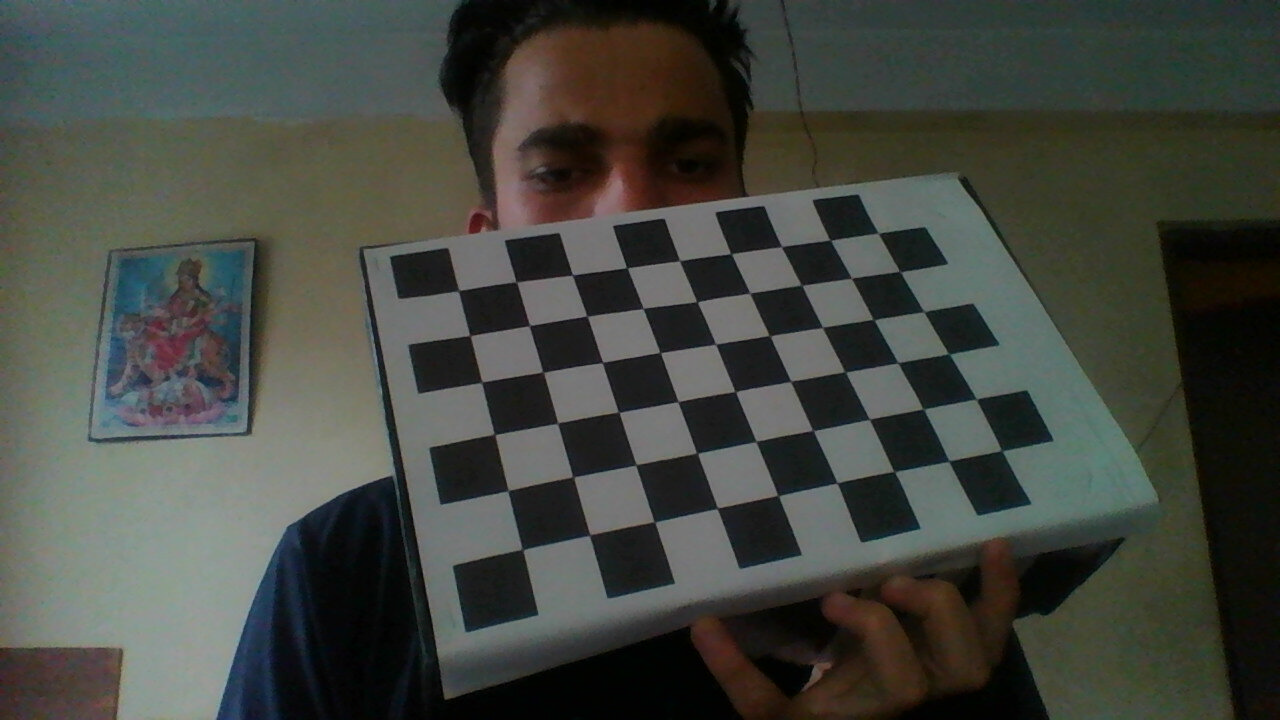
#> input picture image_enhancement/calibration_files/images/2017-05-15-135635.jpg, 1280 x 720 px; its folder holds 4 pictures in this run
$ python calib.py   (Python 2 division)
#> lines starting #> are read from the running program, lines starting #| are printed output that depends on the picture; after the words box and inside, x2 and y2 are one past the last pixel; in counts of white or black regions, pixels touching at a corner belong together
import numpy as np
import cv2
import glob
import pickle

# termination criteria
criteria = (cv2.TERM_CRITERIA_EPS + cv2.TERM_CRITERIA_MAX_ITER, 30, 0.001)

# prepare object points, like (0,0,0), (1,0,0), (2,0,0) ....,(6,5,0)
objp = np.zeros((6*9,3), np.float32)
objp[:,:2] = np.mgrid[0:9,0:6].T.reshape(-1,2)

# Arrays to store object points and image points from all the images.
objpoints = [] # 3d point in real world space
imgpoints = [] # 2d points in image plane.

images = glob.glob('./images/*.jpg')

for fname in images:
     img = cv2.imread(fname)
#> img is the input picture: shape (720, 1280, 3); mean B, G, R 64.1, 70.7, 67.4
     gray = cv2.cvtColor(img,cv2.COLOR_BGR2GRAY)
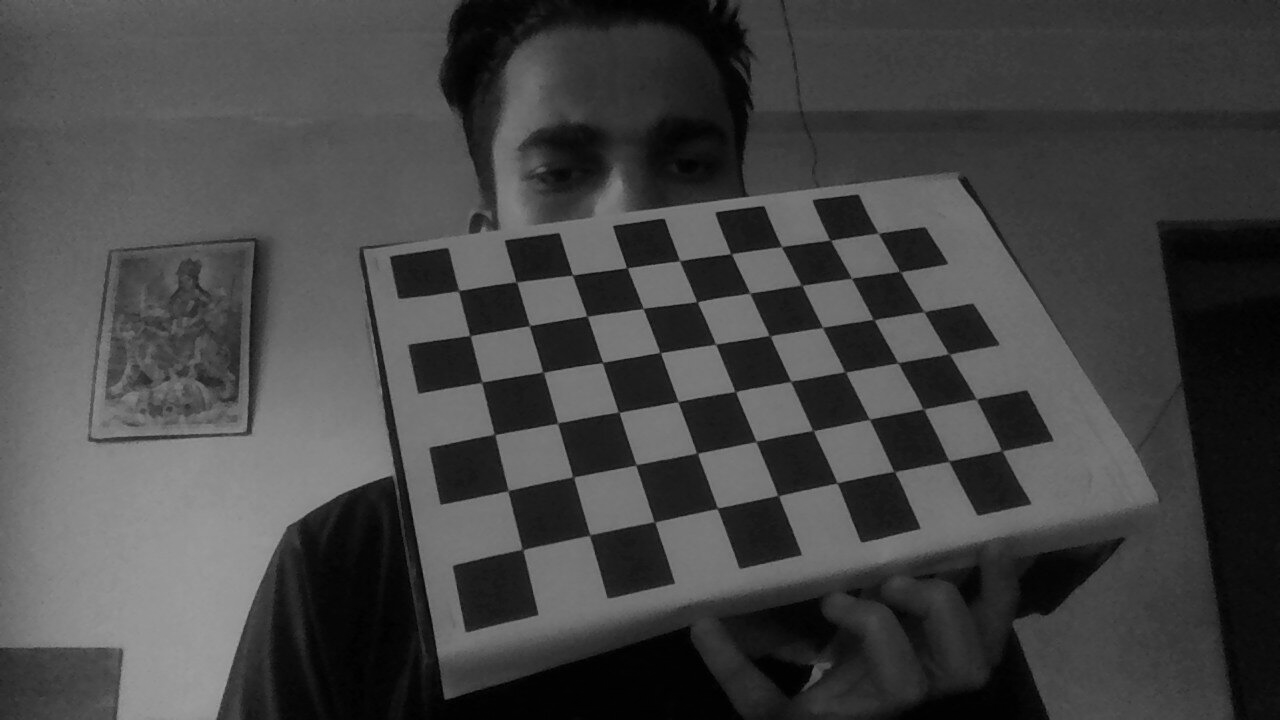
#> gray: shape (720, 1280); min 0, max 160, mean 69

     # Find the chess board corners
     ret, corners = cv2.findChessboardCorners(gray, (9,6),None)
#> ret = True; corners = 54 rows, first 8: [458.9, 290.5], [516.1, 282.2], [572.4, 274.5], [627, 268], [679.5, 260.6], [730.8, 253.8], [781.6, 246.6], [830.8, 240.3]

     # If found, add object points, image points (after refining them)
     if ret == True:
         objpoints.append(objp)
         cv2.cornerSubPix(gray,corners,(11,11),(-1,-1),criteria)
         imgpoints.append(corners)
         # Draw and display the corners
         cv2.drawChessboardCorners(img, (9,6), corners,ret)
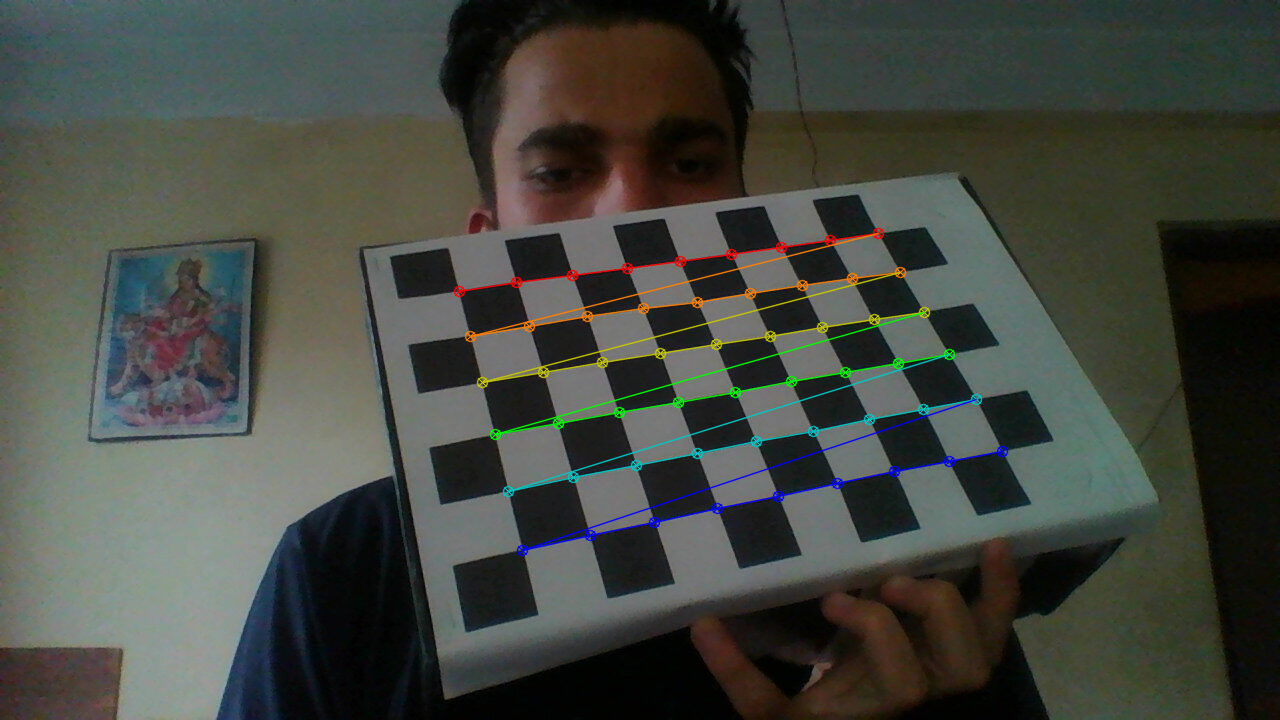
#> img: shape (720, 1280, 3); 2.03% of pixels changed, all inside (x1, y1, x2, y2) = (453, 227, 1009, 557)
         cv2.imshow('img',img)
         cv2.waitKey(200)
#> pass 2 of the loop `for fname in images:`:
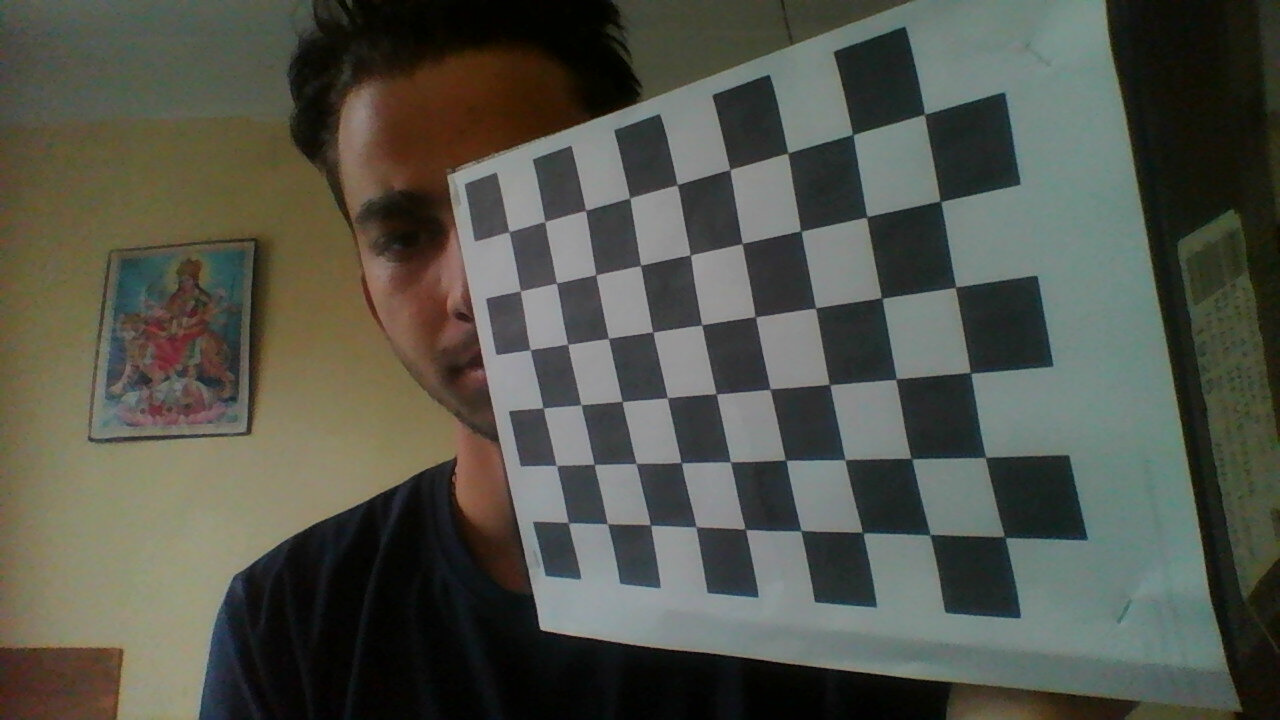
#> input picture image_enhancement/calibration_files/images/2017-05-15-135649.jpg, 1280 x 720 px
#> img is the input picture: shape (720, 1280, 3); mean B, G, R 74.5, 84, 82.5
#> `gray = cv2.cvtColor(img,cv2.COLOR_BGR2GRAY)`:
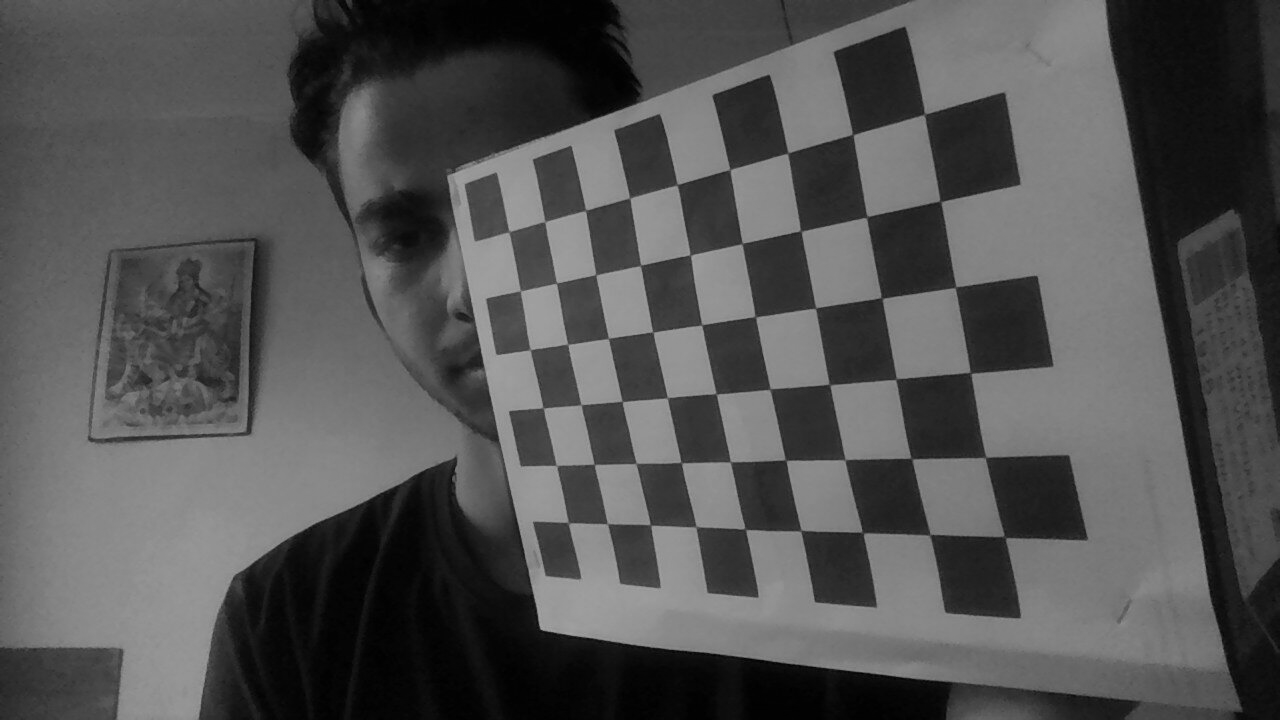
#> gray: shape (720, 1280); min 0, max 170, mean 82.5
#> corners = 54 rows, first 8: [508.8, 231.6], [545.2, 222.2], [585.6, 210.3], [629.8, 198.5], [677.1, 184.7], [730.4, 169.9], [787.3, 153.7], [853.5, 134.8]
#> `cv2.drawChessboardCorners(img, (9,6), corners,ret)`:
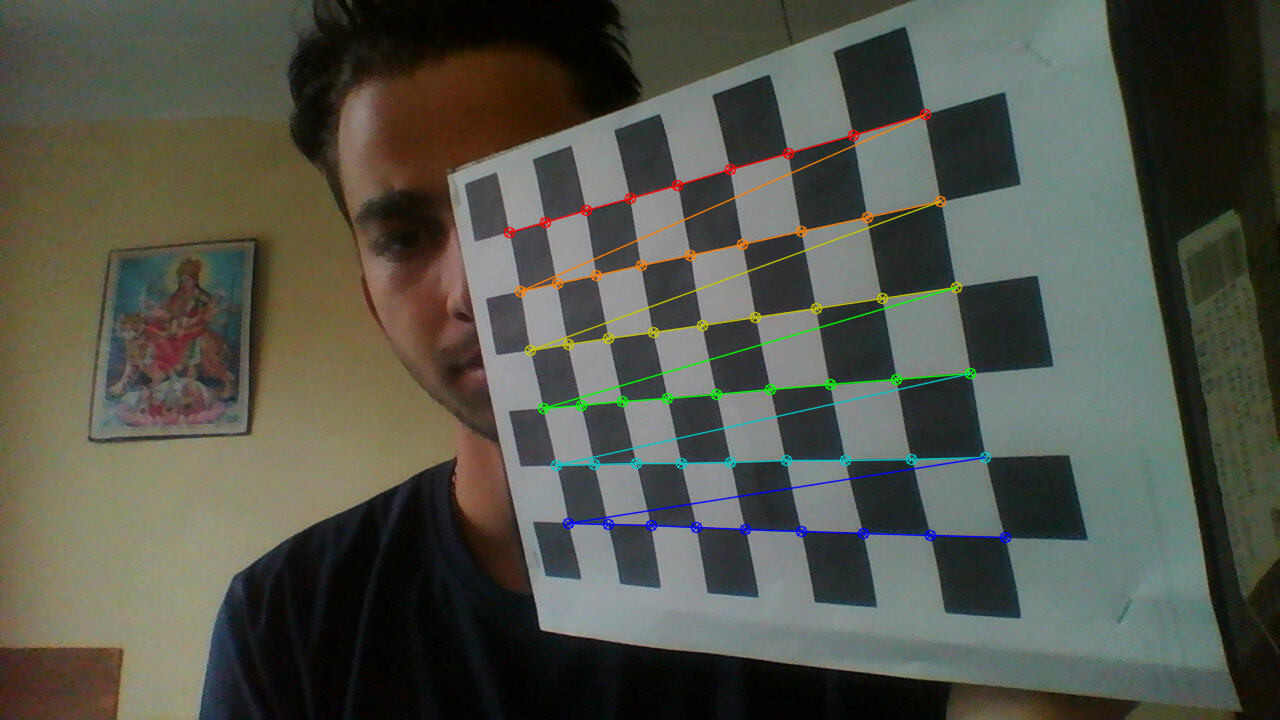
#> img: shape (720, 1280, 3); 1.98% of pixels changed, all inside (x1, y1, x2, y2) = (503, 108, 1012, 544)
#> pass 3 of the loop `for fname in images:`:
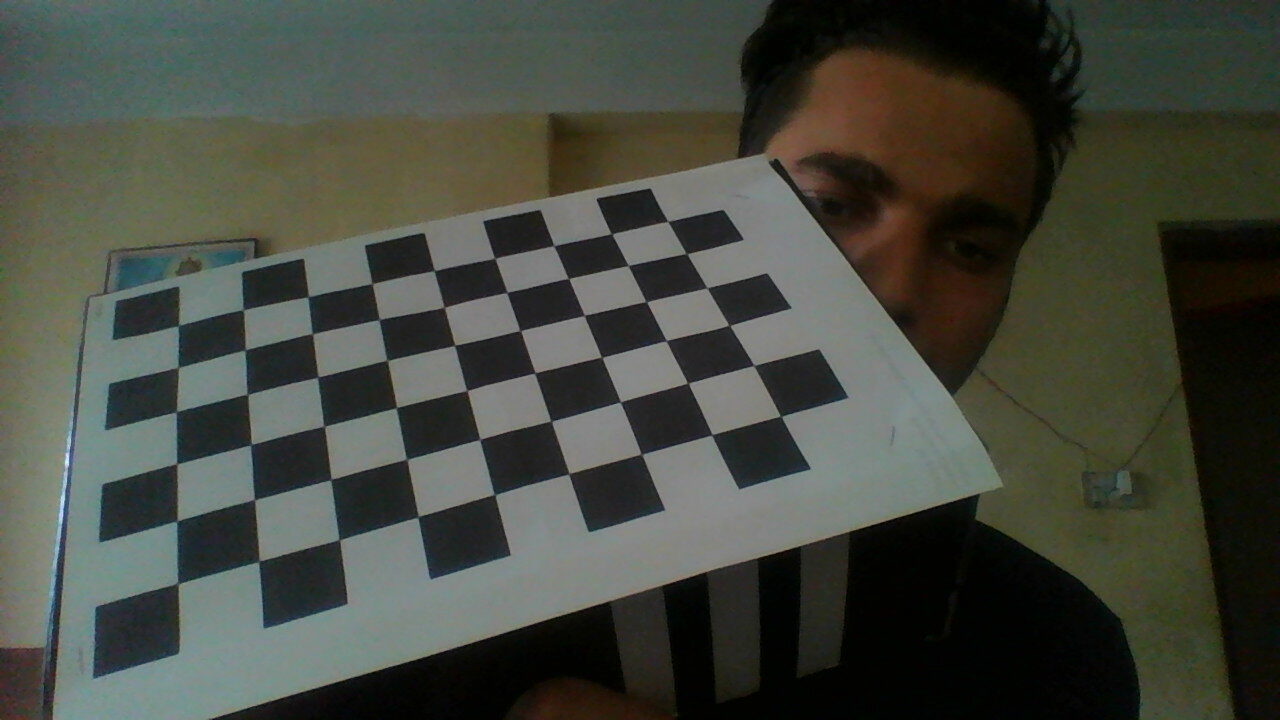
#> input picture image_enhancement/calibration_files/images/2017-05-15-135704.jpg, 1280 x 720 px
#> img is the input picture: shape (720, 1280, 3); mean B, G, R 63, 72.1, 68.9
#> `gray = cv2.cvtColor(img,cv2.COLOR_BGR2GRAY)`:
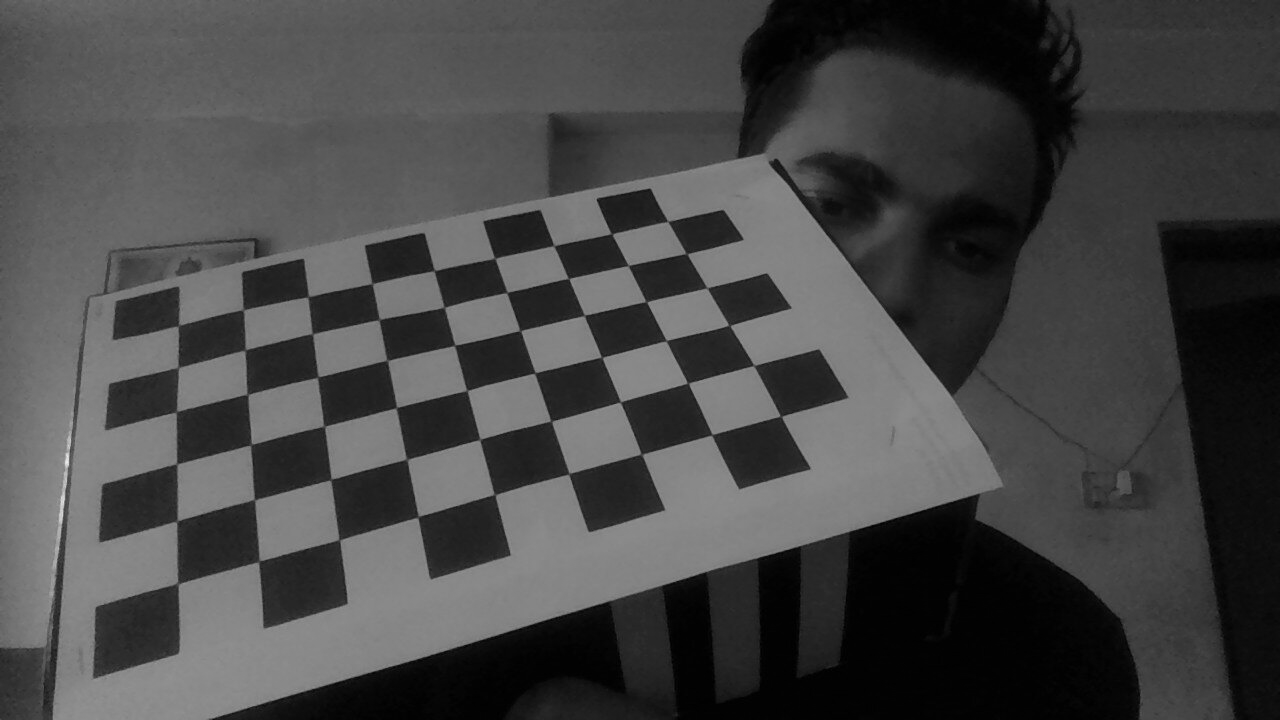
#> gray: shape (720, 1280); min 0, max 236, mean 70.1
#> corners = 54 rows, first 8: [178.7, 325.4], [243.1, 310.6], [307.8, 296.9], [372.5, 283.6], [434.4, 270.4], [495.2, 258.5], [553.7, 245.8], [612.4, 234.3]
#> `cv2.drawChessboardCorners(img, (9,6), corners,ret)`:
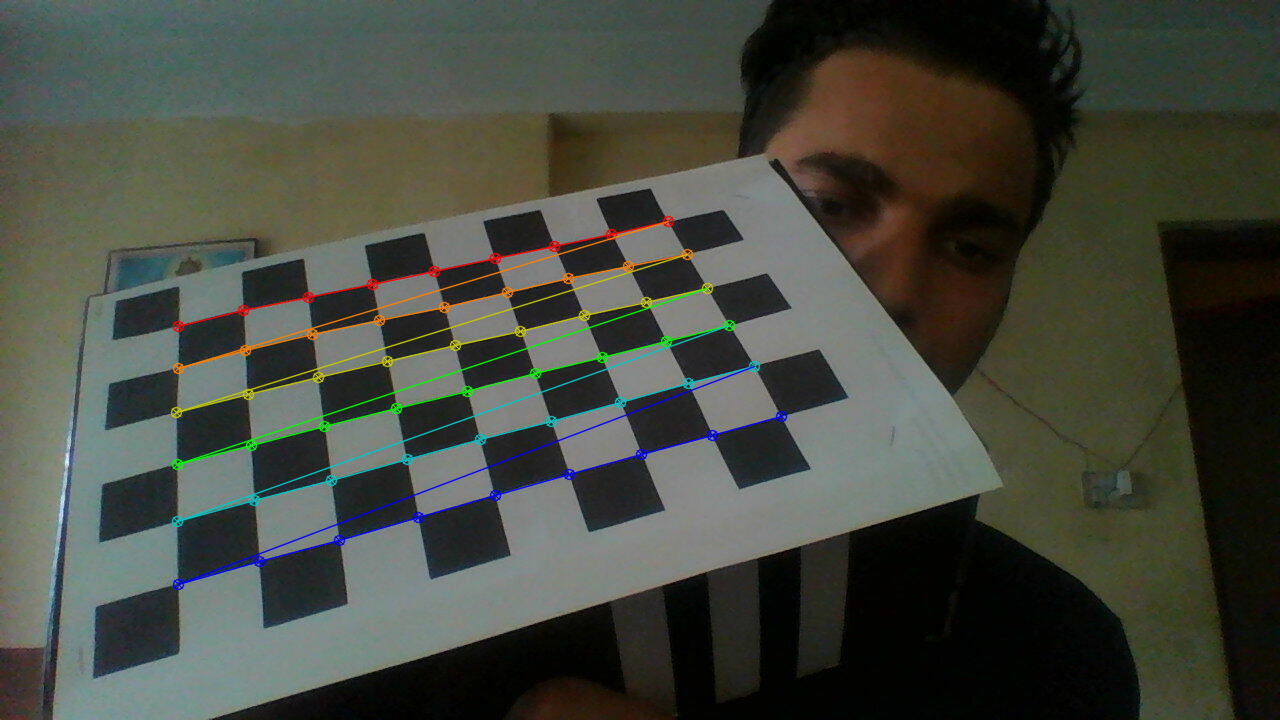
#> img: shape (720, 1280, 3); 2.35% of pixels changed, all inside (x1, y1, x2, y2) = (170, 215, 788, 591)
#> the loop made 4 passes; the first 3 are shown

ret, mtx, dist, rvecs, tvecs = cv2.calibrateCamera(objpoints, imgpoints, gray.shape[::-1],None,None)


print "saving parameters in file....\n"

file_obj = open('./calibration_params/info.txt', 'w')
file_obj.write("fx and fy in pixel units are:\n")
file_obj.write(str(mtx[0,0]))
file_obj.write("\n")
file_obj.write(str(mtx[1,1]))

file_obj.write("\n\n")
file_obj.write("principle points used as image centers cx and cy are:\n")
file_obj.write(str(mtx[0,2]))
file_obj.write("\n")
file_obj.write(str(mtx[1,2]))

file_obj.write("\n\n")
file_obj.write("distortion parameters (k1, k2, p1, p2, k3) are:\n")
file_obj.write("(")
file_obj.write(str(dist[0,0]))
file_obj.write(", ")
file_obj.write(str(dist[0,1]))
file_obj.write(", ")
file_obj.write(str(dist[0,2]))
file_obj.write(", ")
file_obj.write(str(dist[0,3]))
file_obj.write(", ")
file_obj.write(str(dist[0,4]))
file_obj.write(")")
file_obj.close()

file_obj = open('./calibration_params/dist.txt', 'w')
#> (the run stopped early here; a loop or call above may not have finished)
